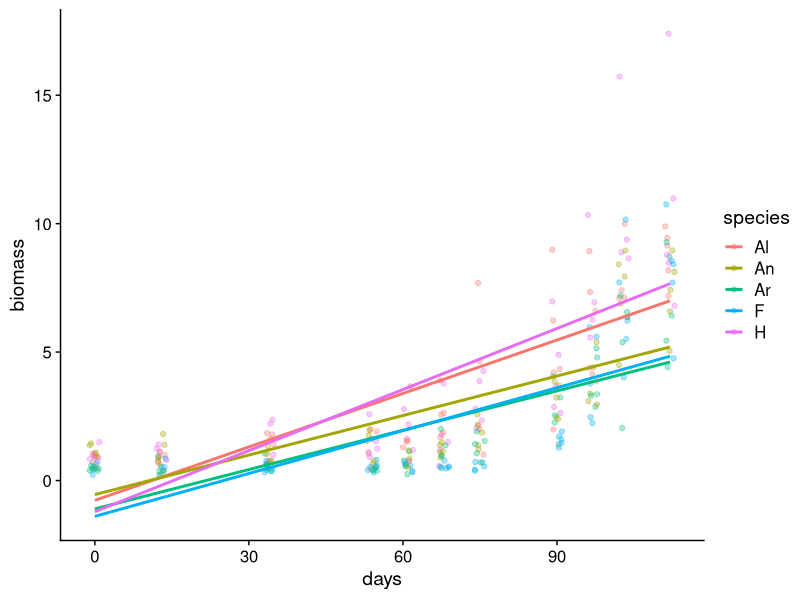
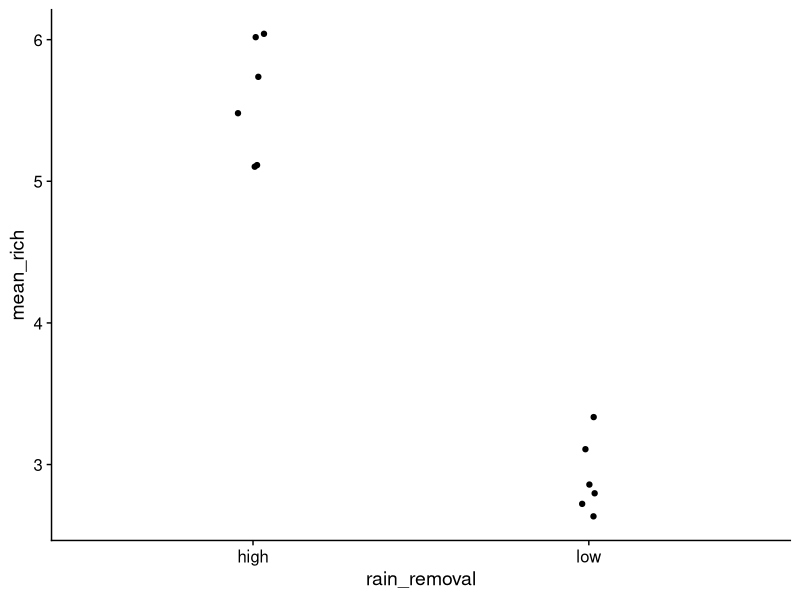

Write R code to recreate these figures, in order.
## ---- chunk 1
library(tidyverse)
library(readxl)
library(cowplot)
theme_set(theme_cowplot())
## ---- chunk 2
# FIXME
gr <- read_csv("../data/growthrate_data.csv")
gr
## ---- chunk 3
# FIXME
gr_long <- gr %>%
  pivot_longer(cols = c("day_0","day_13","day_34","day_54","day_61","day_68",
                        "day_75","day_90","day_97", "day_103", "day_112"), 
               names_to ="day", 
               values_to ="biomass")
gr_long


#PRO TIP:  You can also make your life easier by just specifying the column numbers!
gr_long2 <- gr %>%
  pivot_longer(cols = c(3:13), 
               names_to ="day", 
               values_to ="biomass")
gr_long2
## ---- chunk 4
# FIXME
gr_long <- gr_long %>%
  separate(day, into = c("text", "days"), convert = TRUE)

#you can also remove this extraneous column using this the [] and - the column of interest
gr_long <- gr_long[,-3]
gr_long

## ---- chunk 5
#FIXME
gr_long %>% group_by(species) %>% tally()
## ---- chunk 6
#FIXME
#View(gr_long)
## ---- chunk 7
#FIXME
gr_long2 <- gr_long %>%
  drop_na()

gr_long2 %>% group_by(species) %>% tally()
## ---- chunk 8
# FIXME
ggplot(gr_long2, aes(x = days, y = biomass, color = species))+
  geom_point(position = position_jitter(width = 1), alpha = 1/3)+
  geom_smooth(method = "lm", se = FALSE)
## ---- chunk 9
# FIXME
comp <- read_csv("../data/rainout_plantspecies_presence.csv")
comp
## ---- chunk 10
# FIXME

richness <- comp %>%
  group_by(plot_no, subplot) %>%
  summarize(richness = length(unique(species)))
richness
## ---- chunk 11
# FIXME
plot <- read_csv("../data/rainout_plots.csv")
plot
## ---- chunk 12
# FIXME
richness <- richness %>%
  left_join(plot, by = c("plot_no", "subplot"))
richness

#Also
richness %>%
  left_join(plot)
## ---- chunk 13
# FIXME
mean_richness_plot <- richness %>%
  group_by(plot_no) %>%
  summarize(mean = mean(richness),
            sd = sd(richness))
mean_richness_plot
## ---- chunk 14
# FIXME
mean_richness_plot <- richness %>%
  group_by(plot_no, rain_removal) %>%
  summarize(mean_rich = mean(richness),
            sd_rich = sd(richness))
mean_richness_plot
## ---- chunk 15
# FIXME
ggplot(mean_richness_plot, aes(x = rain_removal, y = mean_rich))+
  geom_point(position = position_jitter(width = .05))
## ---- chunk 16
## FIXME
M <- read_excel("../data/Size_Dimorphism.xlsx")
## ---- chunk 17
## FIXME
M %>% 
  group_by(Species, Sex) %>% 
  tally()
## ---- chunk 18
## FIXME
M <- M %>% 
  mutate(Sex = toupper(Sex)) 

M %>% 
  group_by(Species, Sex) %>% 
  tally()
## ---- chunk 19
zz <- c("x_1", "x_2")
str_replace(zz, "x", "xyz")
## ---- chunk 20
## FIXME
M <- M %>% 
  mutate(Species = str_replace(Species, "Pardosa ramulosa", "Pardosa_ramulosa"),
         Species = str_replace(Species, "Pardosa_ramuloso", "Pardosa_ramulosa")) 
M %>% 
  group_by(Species, Sex) %>% 
  tally()

